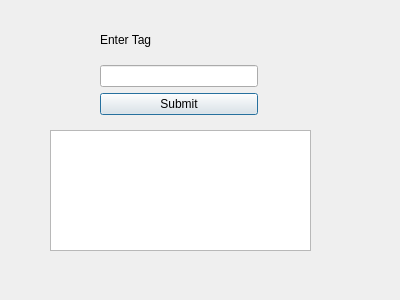
<?xml version="1.0" encoding="UTF-8"?>
<ui version="4.0">
 <class>search</class>
 <widget class="QDialog" name="search">
  <property name="geometry">
   <rect>
    <x>0</x>
    <y>0</y>
    <width>400</width>
    <height>300</height>
   </rect>
  </property>
  <property name="windowTitle">
   <string>Dialog</string>
  </property>
  <widget class="QListWidget" name="listWidget">
   <property name="geometry">
    <rect>
     <x>50</x>
     <y>130</y>
     <width>261</width>
     <height>121</height>
    </rect>
   </property>
  </widget>
  <widget class="QWidget" name="layoutWidget">
   <property name="geometry">
    <rect>
     <x>100</x>
     <y>20</y>
     <width>158</width>
     <height>95</height>
    </rect>
   </property>
   <layout class="QVBoxLayout" name="verticalLayout_2">
    <item>
     <layout class="QVBoxLayout" name="verticalLayout">
      <item>
       <widget class="QLabel" name="label">
        <property name="text">
         <string>Enter Tag</string>
        </property>
       </widget>
      </item>
      <item>
       <widget class="QLineEdit" name="lineEdit"/>
      </item>
     </layout>
    </item>
    <item>
     <widget class="QPushButton" name="pushButton">
      <property name="text">
       <string>Submit</string>
      </property>
     </widget>
    </item>
   </layout>
  </widget>
 </widget>
 <resources/>
 <connections/>
</ui>
